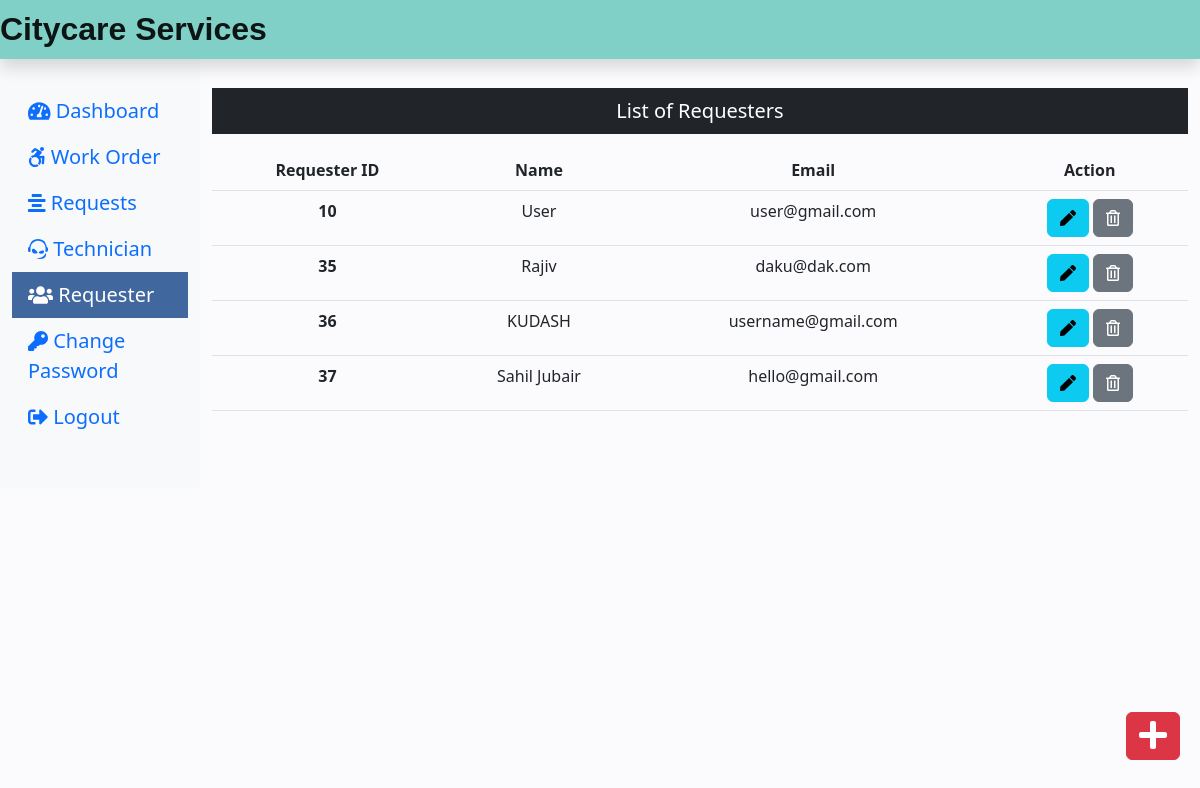
/Admin/requester.php (signed in), run on the app's committed database.
### tables this page shows
CREATE TABLE `requesterlogin_tb` (
  `r_login_id` int(11) NOT NULL,
  `r_name` varchar(60) NOT NULL,
  `r_email` varchar(60) NOT NULL,
  `r_password` varchar(60) NOT NULL
);

### Admin/requester.php (the view, shortened to what this page needs)
<?php
include('includes/header.php');
include('../config.php');
?>
<div class="col-sm-9 col-md-10 mt-5 text-center">
  <p class=" bg-dark text-white p-2">List of Requesters</p>
  <?php
    $sql = "SELECT * FROM requesterlogin_tb";
    $result = $conn->query($sql);
    if($result->num_rows > 0){
 echo '<table class="table">
  <thead>
   <tr>
    <th scope="col">Requester ID</th>
    <th scope="col">Name</th>
    <th scope="col">Email</th>
    <th scope="col">Action</th>
   </tr>
  </thead>
  <tbody>';
  while($row = $result->fetch_assoc()){
   echo '<tr>';
    echo '<th scope="row">'.$row["r_login_id"].'</th>';
    echo '<td>'. $row["r_name"].'</td>';
    echo '<td>'.$row["r_email"].'</td>';
    echo '<td>
    <form action="editreq.php" method="POST" class="d-inline">
     <input type="hidden" name="id" value='. $row["r_login_id"] .'>
     <button type="submit" class="btn btn-info mr-3" name="view" value="View">
     <i class="fas fa-pen"></i></button></form>
    <form action="" method="POST" class="d-inline" onsubmit="return confirmDelete()">
    <input type="hidden" name="id" value="<?php echo $row["r_login_id"]; ?>
    <button type="submit" class="btn btn-secondary" name="delete" value="Delete">
        <i class="far fa-trash-alt"></i>
    </button>
    </form></td>
   </tr>';
  }
 echo '</tbody>
 </table>';
} else {
  echo "0 Result";
}
?>
</div>
</div>
<div><a class="btn btn-danger box" href="insertreq.php"><i class="fas fa-plus fa-2x"></i></a>
</div>
</div>
<?php
include('includes/footer.php');
?>

### css/listing.css (style rules this page uses)
:root { --white-color: #ffffff; --primary-color: #13547a; --secondary-color: #80d0c7; --section-bg-color: #f0f8ff; --custom-btn-bg-color: #80d0c7; --custom-btn-bg-hover-color: #13547a; --dark-color: #000000; --p-color: #717275; --border-color: #7fffd4; --link-hover-color: #13547a; --body-font-family: 'Open Sans', sans-serif; --title-font-family: 'Montserrat', sans-serif; --h1-font-size: 58px; --h2-font-size: 46px; --h3-font-size: 32px; --h4-font-size: 28px; --h5-font-size: 24px; --h6-font-size: 22px; --p-font-size: 20px; --menu-font-size: 14px; --btn-font-size: 18px; --copyright-font-size: 16px; --border-radius-large: 100px; --border-radius-medium: 20px; --border-radius-small: 10px; --font-weight-normal: 400; --font-weight-medium: 500; --font-weight-semibold: 600; --font-weight-bold: 700; }
body { background-color: var(--white-color); font-family: var(--body-font-family); }
p { color: var(--p-color); font-size: var(--p-font-size); font-weight: var(--font-weight-normal); }
a, button { touch-action: manipulation; transition: all 0.3s; }
a { display: inline-block; color: var(--primary-color); text-decoration: none; }
body { background: #fbfbfd; }

### css/custom.css (style rules this page uses)
a { color: black; }
.box { position: fixed; bottom: 10px; right: 20px; margin-bottom: 30px; }
body { background: #fbfbfd; }

### data on the page
requesterlogin_tb: r_login_id "10", r_name "User", r_email "user@gmail.com"
requesterlogin_tb: r_login_id "35", r_name "Rajiv", r_email "daku@dak.com"
requesterlogin_tb: r_login_id "36", r_name "KUDASH", r_email "username@gmail.com"
requesterlogin_tb: r_login_id "37", r_name "Sahil Jubair", r_email "hello@gmail.com"
